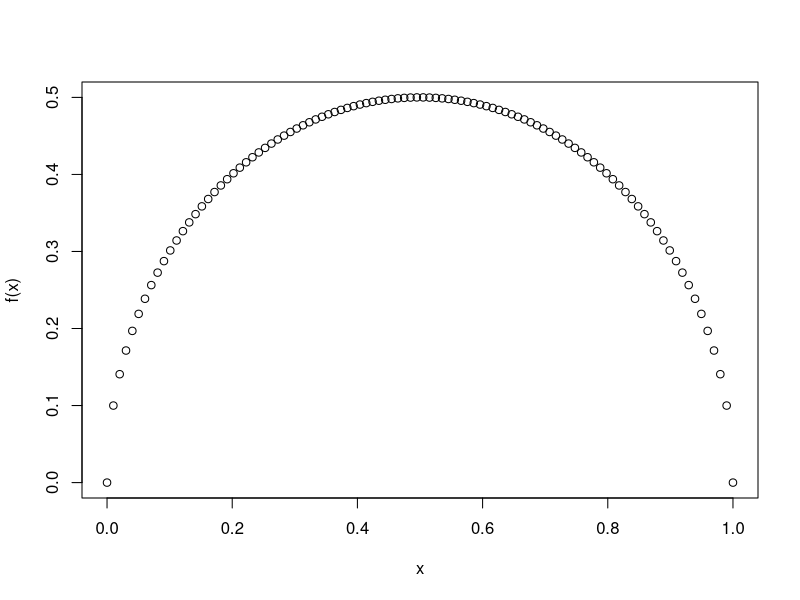
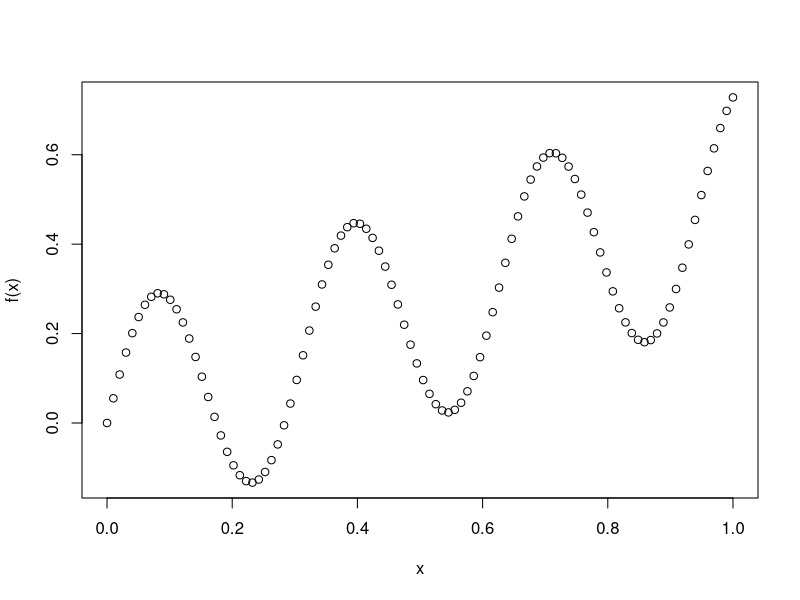

The R source for these figures, in order: (Note: this script raises an error after producing the figures.)
#######################################################
## A synthetic demonstration of SVM for classification

#######################################################
## Build a wild and wooly data set
#######################################################
## two function choices


f <- function(x)
    sqrt(1/4-(x-0.5)^2)
x <- seq(0,1,length=100)
plot(x,f(x))

f <- function(x)
    .5*x+.25*sin(20*x)

x <- seq(0,1,length=100)
plot(x,f(x))



#######################################################
## Generate data with this curve as the approximate dividing line
n <- 1000
Xa <- matrix(runif(2*n,0,1),nrow=n)
c1 <- apply(Xa,1,function(x) x[2] - f(x[1]))
c1 <- sign(c1+rnorm(n,0,.25))

dat.df <- data.frame(Xa,class=factor(c1))
names(dat.df) <- c("x1","x2","class")
nrow(dat.df)


ggplot(dat.df,aes(x1,x2,color=class))+
    geom_point(size=2)+
    scale_color_manual(values=c("red","blue"))

#######################################################
##build a grid to show the region classifications
## the grid size
GS <- 100
xmin <- with(dat.df,min(x1))
xmax <- with(dat.df,max(x1))
ymin <- with(dat.df,min(x2))
ymax<- with(dat.df,max(x2))
##
xvals=seq(xmin,xmax,length=GS)
yvals=seq(ymin,ymax,length=GS)
grid.xy=expand.grid(xvals,yvals)
grid.df <- data.frame(x1=grid.xy[,1],x2=grid.xy[,2])
##

#######################################################
## SVM Classification
#######################################################

#######################################################
## Start with linear classifier. Note. Our data is already scaled
## Cost is the only parameter in play
C <- 1
svmfit <-
    svm(class~x1+x2,
        data=dat.df,
        kernel="linear",
        cost=C,
        scale=F)

grid.svm <- predict(svmfit,newdata=grid.df)
grid.df$pred <- grid.svm

ggplot()+
  geom_point(data=grid.df,aes(x1,x2,color=pred),shape=15,size=5,alpha=.05)+
  geom_point(data=dat.df,aes(x1,x2,color=factor(class)),size=1)+
  scale_color_manual(values=c("red","blue"))

#######################################################
## Cross-validate to find best C
tune.lin <-
    tune(svm,class~x1+x2,
        data=dat.df,
        kernel="linear",
        scale=F,
        ranges=list(cost=10^seq(-2,2,length=10)),
        ##use cross=3 to speed up
        tunecontrol=tune.control(cross=3))

summary(tune.lin)
str(tune.lin)
tune.lin$best.parameters

#######################################################
## Use best value of C from CV
C <- .6
svmfit <-
    svm(class~x1+x2,
        data=dat.df,
        kernel="linear",
        cost=C,
        scale=F)

grid.svm <- predict(svmfit,newdata=grid.df)
grid.df$pred <- grid.svm

ggplot()+
  geom_point(data=grid.df,aes(x1,x2,color=pred),shape=15,size=5,alpha=.05)+
  geom_point(data=dat.df,aes(x1,x2,color=factor(class)),size=1)+
  scale_color_manual(values=c("red","blue"))

#######################################################
## SVM with polynomial kernel
#######################################################
C <- 1
D=2
svmfit <-
    svm(class~x1+x2,data=dat.df,
        kernel="polynomial",
        degree=D,
        cost=C,
        scale=F)
grid.svm <- predict(svmfit,newdata=grid.df)
grid.df$pred <- grid.svm

ggplot()+
  geom_point(data=grid.df,aes(x1,x2,color=pred),shape=15,size=5,alpha=.05)+
  geom_point(data=dat.df,aes(x1,x2,color=factor(class)),size=1)+
  scale_color_manual(values=c("red","blue"))


###########################
## CV with cost and degree..will take longer because there are two parameters
tune.lin <-
    tune(svm,class~x1+x2,
        data=dat.df,
        kernel="polynomial",
        scale=F,
        ranges=list(cost=10^seq(-2,2,length=10),
                    d=seq(1,5)),
        ##use cross=3 to speed up
        tunecontrol=tune.control(cross=3))

tune.lin
plot(tune.lin)
(best <- tune.lin$best.parameters)


C <- best[1]
D=best[2]
svmfit <-
    svm(class~x1+x2,data=dat.df,
        kernel="polynomial",
        degree=D,
        cost=C,
        scale=F)
grid.svm <- predict(svmfit,newdata=grid.df)
grid.df$pred <- grid.svm


ggplot()+
  geom_point(data=grid.df,aes(x1,x2,color=pred),shape=15,size=5,alpha=.05)+
  geom_point(data=dat.df,aes(x1,x2,color=factor(class)),size=1)+
  scale_color_manual(values=c("red","blue"))


#######################################################
## Radial Kernel...gamma is the "precision"
C=10
g=1
svmfit <-
    svm(class~x1+x2,data=dat.df,
        kernel="radial",
        gamma=g,
        cost=C,
        scale=F)

grid.svm <- predict(svmfit,newdata=grid.df)
grid.df$pred <- grid.svm

ggplot()+
  geom_point(data=grid.df,aes(x1,x2,color=pred),shape=15,size=5,alpha=.05)+
  geom_point(data=dat.df,aes(x1,x2,color=factor(class)),size=1)+
    scale_color_manual(values=c("red","blue"))+
    scale_y_continuous(limits=c(0,1))


#######################################################
## CV in gamma and cost
tune.lin <-
    tune(svm,class~x1+x2,
        data=dat.df,
        kernel="radial",
        scale=F,
        ranges=list(cost=10^seq(-2,2,length=10),
                   gamma=10^seq(-2,3)),
        ##use cross=3 to speed up
        tunecontrol=tune.control(cross=3))


tune.lin
plot(tune.lin)
(best <- tune.lin$best.parameters)

C=best[1]
g=best[2]
svmfit <-
    svm(class~x1+x2,data=dat.df,
        kernel="radial",
        gamma=g,
        cost=C,
        scale=F)

grid.svm <- predict(svmfit,newdata=grid.df)
grid.df$pred <- grid.svm

ggplot()+
  geom_point(data=grid.df,aes(x1,x2,color=pred),shape=15,size=5,alpha=.05)+
  geom_point(data=dat.df,aes(x1,x2,color=factor(class)),size=1)+
    scale_color_manual(values=c("red","blue"))+
    scale_y_continuous(limits=c(0,1))


ggplot()+
  geom_point(data=grid.df,aes(x1,x2,color=pred),shape=15,size=5,alpha=.05)+
  geom_point(data=dat.df,aes(x1,x2,color=factor(class)),size=1)+
    scale_color_manual(values=c("red","blue"))+
    scale_y_continuous(limits=c(0,1))+
    geom_line(aes(x,f(x)),size=1)
#######################################################


